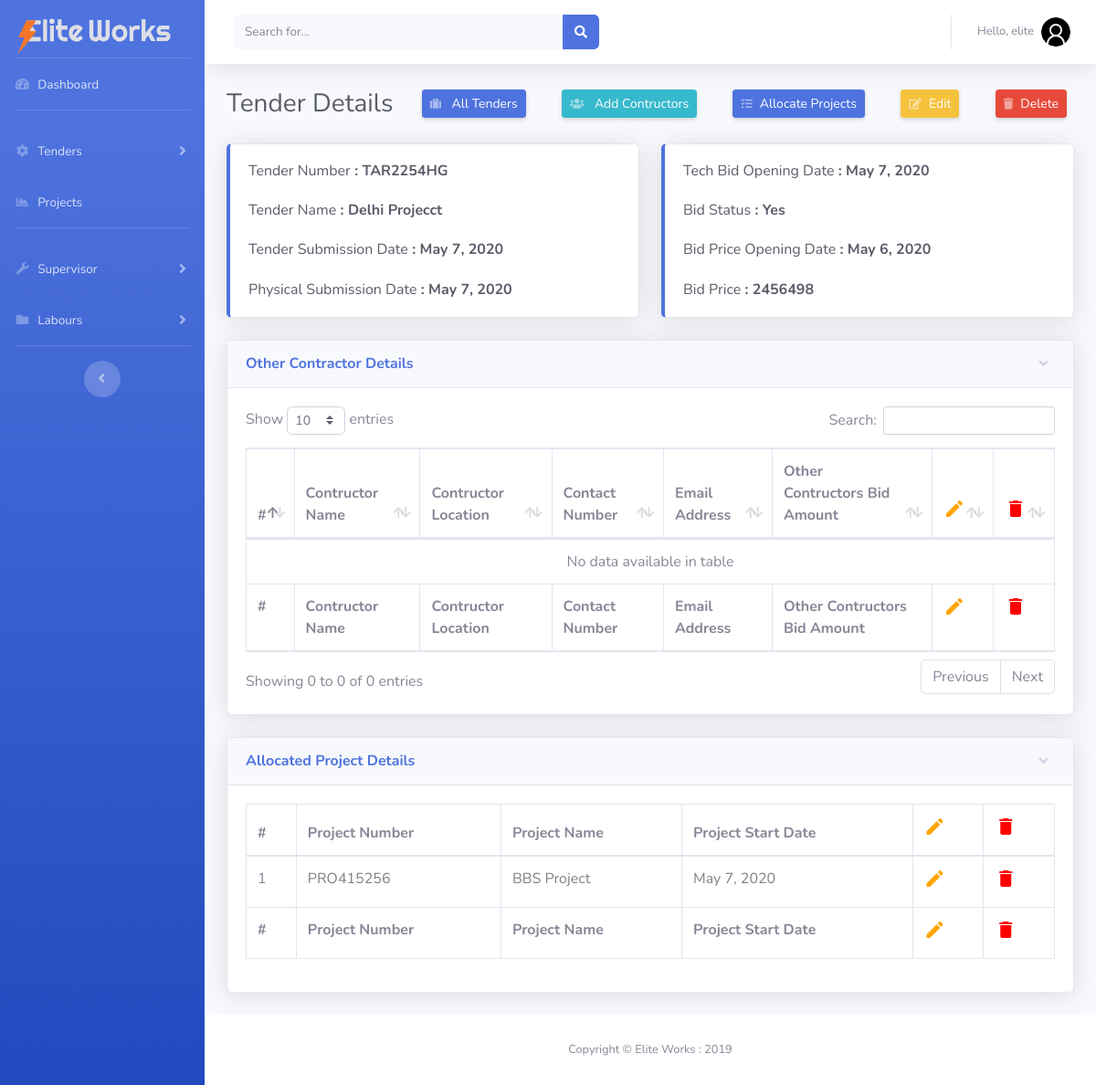
The page /tenders/9397c37c26a649ccaab82467d06c728d/ (signed in) on the database its author committed.
### project/models.py (models this page shows, shortened)
class Tender(models.Model):
    Yes = 'Yes'
    No = 'No'
    status = [(Yes, 'Yes'), (No, 'No')]
    uuid_no = models.UUIDField(default=uuid.uuid4, editable=False, unique=True)
    date_created = models.DateTimeField(
        'Creation Date', auto_now_add=True, null=True)
    tender_number = models.CharField('Tender Number / ID', max_length=500)
    tender_name = models.CharField('Tender Name', max_length=500)
    tender_description = models.TextField('Tender Description')
    tender_submission_date = models.DateField(
        'Tender Submission Date', default=timezone.now)
    tender_purchase_reciept = models.FileField('Tender Purchase Reciept')
    tender_confirmation_reciept = models.FileField(
        'Tender Confirmation Reciept')
    physical_submission_date = models.DateField(
        'Physical Submission Date', default=timezone.now)
    tech_bid_opening_date = models.DateField(
        'Technical Bid Opening Date', default=timezone.now)
    bid_status = models.CharField(
        'Bid Status', max_length=10, choices=status, default=No)
    bid_price_opening_date = models.DateField(
        'Bid price opening date', blank=True, default=timezone.now)
    prize_bid = models.CharField('Bid Price', max_length=50)

class Projects(models.Model):
    tender = models.ForeignKey(Tender, on_delete=models.CASCADE)
    superviser = models.ForeignKey(
        on_delete=models.CASCADE, to='manpower.SuperVisors', null=True)
    project_number = models.CharField(
        'Project Number', max_length=200, blank=False, null=True)
    project_name = models.CharField(
        'Project Name', max_length=200, blank=False, null=True)
    project_start_date = models.DateField(
        'Project Start Date', default=timezone.now)
    class Meta:
        verbose_name = 'Project'
        verbose_name_plural = 'Project'

### manpower/views.py (the view)
# urls.py: path('tenders/<slug:uuid_no>/', views.tender_details, name='tender_details'),
@login_required
def tender_details(request, uuid_no):
    tender_object = Tender.objects.get(uuid_no=uuid_no)
    other_contractor = otherContractors.objects.filter(tender=tender_object)
    project_obj = Projects.objects.filter(tender=tender_object)
    context = {'tender_object': tender_object,
               'other_contractor': other_contractor, 'project_obj': project_obj}
    return render(request, 'manpower/tender_details.html', context)

### manpower/templates/manpower/tender_details.html (shortened to what this page needs)
{% extends 'manpower/base.html' %}
{% block content %}
<div class="container-fluid">
    <div class="d-sm-flex align-items-center justify-content-between mb-4">
        <h1 class="h3 mb-0 text-gray-800">Tender Details</h1>
        <a href="{% url 'tenders' %}"
            class="d-xs-block my-1 mr-2 px-2 d-sm-inline-block btn btn-sm btn-primary shadow-sm"><i
                class="fas fa-suitcase fa-sm text-white-50 pr-2"></i> All Tenders</a>
        <a href="{% url 'add_contractor' tender_object.id %}"
            class="d-xs-block my-1 mr-2 px-2 d-sm-inline-block btn btn-sm btn-info shadow-sm"><i
                class="fas fa-users fa-sm text-white-50 pr-2"></i> Add Contructors</a>
        <a href="{% url 'add_project' tender_object.id %}"
            class="d-xs-block my-1 mr-2 px-2 d-sm-inline-block btn btn-sm btn-primary shadow-sm"><i
                class="fas fa-tasks fa-sm text-white-50 pr-2"></i>Allocate Projects</a>
        <a href="{% url 'edit_tender' tender_object.id %}"
            class="d-xs-block my-1 mr-2 px-2 d-sm-inline-block btn btn-sm btn-warning shadow-sm"><i
                class="fas fa-edit fa-sm text-white-50 pr-2"></i>Edit</a>
        <a href="{% url 'delete_tender' tender_object.id %}"
            class="d-xs-block my-1 mr-2 px-2 d-sm-inline-block btn btn-sm btn-danger shadow-sm"><i
                class="fas fa-trash fa-sm text-white-50 pr-2"></i>Delete</a>
    </div>
    <div class="row">
        <div class="col-xl-6 col-md-6 mb-4">
            <div class="card border-left-primary shadow h-100">
                <div class="card-body">
                    <div class="row no-gutters align-items-center">
                        <div class="col mr-2">
                            <div class="h6 mb-0 font-weight-medium text-gray-800 ">Tender
                                Number<strong>&nbsp:&nbsp{{tender_object.tender_number}}</strong></div>
                            <br>
                            <div class="h6 mb-0 font-weight-medium text-gray-800 ">Tender
                                Name<strong>&nbsp:&nbsp{{tender_object.tender_name}}</strong></div>
                            <br>
                            <div class="h6 mb-0 font-weight-medium text-gray-800 ">Tender Submission
                                Date<strong>&nbsp:&nbsp{{tender_object.tender_submission_date}}</strong></div>
                            <br>
                            <div class="h6 mb-0 font-weight-medium text-gray-800 ">Physical Submission
                                Date<strong>&nbsp:&nbsp{{tender_object.physical_submission_date}}</strong></div>
                        </div>
                    </div>
                </div>
            </div>
        </div>
        <div class="col-xl-6 col-md-6 mb-4">
            <div class="card border-left-primary shadow h-100">
                <div class="card-body">
                    <div class="row no-gutters align-items-center">
                        <div class="col mr-2">
                            <div class="h6 mb-0 font-weight-medium text-gray-800 ">Tech Bid Opening
                                Date<strong>&nbsp:&nbsp{{tender_object.tech_bid_opening_date}}</strong></div>
                            <br>
                            <div class="h6 mb-0 font-weight-medium text-gray-800 ">Bid
                                Status<strong>&nbsp:&nbsp{{tender_object.bid_status}}</strong></div>
                            <br>
                            <div class="h6 mb-0 font-weight-medium text-gray-800 ">Bid Price Opening
                                Date<strong>&nbsp:&nbsp{{tender_object.bid_price_opening_date}}</strong></div>
                            <br>
                            <div class="h6 mb-0 font-weight-medium text-gray-800 ">Bid
                                Price<strong>&nbsp:&nbsp{{tender_object.prize_bid}}</strong></div>
                        </div>
                    </div>
                </div>
            </div>
        </div>
    </div>
</div>
<div class="container-fluid">
    <div class="card shadow mb-4">
        <a href="#otherContractor" class="d-block card-header py-3" data-toggle="collapse" role="button"
            aria-expanded="true" aria-controls="otherContractor">
            <h6 class="m-0 font-weight-bold text-primary">Other Contractor Details</h6>
        </a>
        <div class="collapse show" id="otherContractor">
            <div class="card-body">
                <table class="table table-bordered" id="dataTable" width="100%" cellspacing="0">
                    <thead>
                        <tr>
                            <th>#</th>
                            <th>Contructor Name</th>
                            <th>Contructor Location</th>
                            <th>Contact Number</th>
                            <th>Email Address</th>
                            <th>Other Contructors Bid Amount</th>
                            <th><i class="material-icons update">edit</i></th>
                            <th><i class="material-icons delete">delete</i></th>
                        </tr>
                    </thead>
                    <tfoot>
                        <tr>
                            <th>#</th>
                            <th>Contructor Name</th>
                            <th>Contructor Location</th>
                            <th>Contact Number</th>
                            <th>Email Address</th>
                            <th>Other Contructors Bid Amount</th>
                            <th><i class="material-icons update">edit</i></th>
                            <th><i class="material-icons delete">delete</i></th>
                        </tr>
                    </tfoot>
                    <tbody>
                    </tbody>
                </table>
            </div>
        </div>
    </div>
    <div class="card shadow mb-4">
        <a href="#allocatedProjects" class="d-block card-header py-3" data-toggle="collapse" role="button"
            aria-expanded="true" aria-controls="allocatedProjects">
            <h6 class="m-0 font-weight-bold text-primary">Allocated Project Details</h6>
        </a>
        <div class="collapse show" id="allocatedProjects">
            <div class="card-body">
                <table class="table table-bordered" id="dataTable" width="100%" cellspacing="0">
                    <thead>
                        <tr>
                            <th>#</th>
                            <th>Project Number</th>
                            <th>Project Name</th>
                            <th>Project Start Date</th>
                            <th><i class="material-icons update">edit</i></th>
                            <th><i class="material-icons delete">delete</i></th>
                        </tr>
                    </thead>
                    <tfoot>
                        <tr>
                            <th>#</th>
                            <th>Project Number</th>
                            <th>Project Name</th>
                            <th>Project Start Date</th>
                            <th><i class="material-icons update">edit</i></th>
                            <th><i class="material-icons delete">delete</i></th>
                        </tr>
                    </tfoot>
                    <tbody>
                        {% for po in project_obj  %}
                        <tr>
                            <td>{{forloop.counter}}</td>
                            <th>{{po.project_number}}</th>
                            <th>{{po.project_name}}</th>
                            <th>{{po.project_start_date}}</th>
                            <th><a href="{% url 'edit_project' po.id tender_object.id %}"><i
                                        class="material-icons update">edit</i></a></th>
                            <th><a href="{% url 'delete_project' po.id %}"><i
                                        class="material-icons delete">delete</i></a></th>
                        </tr>
                        {% endfor %}
                    </tbody>
                </table>
            </div>
        </div>
    </div>
</div>
{% endblock content %}

### manpower/templates/manpower/base.html (shortened to what this page needs)
{% load static %}
{% url 'dashboard' as dashboard %}
{% url 'tender' as tender %}
{% url 'suprervisor' as suprervisor %}
{% url 'labour' as labour %}
<!DOCTYPE html>
<html lang="en">
<head>
    <link href="{% static 'vendor/fontawesome-free/css/all.min.css' %}" rel="stylesheet" type="text/css">
    <link rel="stylesheet"
        href="https://cdn.jsdelivr.net/npm/bootstrap-select@1.13.14/dist/css/bootstrap-select.min.css">
    <link href="{% static 'css/sb-admin-2.min.css' %}" rel="stylesheet">
    <link href="{% static 'css/main.css' %}" rel="stylesheet">
    <link href="{% static 'vendor/datatables/dataTables.bootstrap4.min.css' %}" rel="stylesheet">
</head>
<body id="page-top">
    <div id="wrapper">
        <ul class="navbar-nav bg-gradient-primary sidebar sidebar-dark accordion" id="accordionSidebar">
            <div class="logo">
                <a class="navbar-brand" href="{% url 'dashboard' %}">
                    <img src="{% static 'img/elite_works_logo.svg' %}" alt="Elite Works Logo">
                </a>
            </div>
            <hr class="sidebar-divider my-0">
            <li class="nav-item {% if request.path == dashboard %} active {%endif%}">
                <a class="nav-link" href="{% url 'dashboard' %}">
                    <i class="fas fa-fw fa-tachometer-alt"></i>
                    <span>Dashboard</span></a>
            </li>
            <hr class="sidebar-divider">
            <li class="nav-item {% if request.path == tender %} active {%endif%}">
                <a class="nav-link collapsed" href="{% url 'tenders'  %}" data-toggle="collapse"
                    data-target="#collapseTwo" aria-expanded="true" aria-controls="collapseTwo">
                    <i class="fas fa-fw fa-cog"></i>
                    <span>Tenders</span>
                </a>
            </li>
            <li class="nav-item {% if request.path == project %} active {%endif%}">
                <a class="nav-link" href="{% url 'projects' %}">
                    <i class="fas fa-fw fa-chart-area"></i>
                    <span>Projects</span></a>
            </li>
            <hr class="sidebar-divider">
            <li class="nav-item {% if request.path == project %} active {%endif%}">
                <a class="nav-link collapsed" href="#" data-toggle="collapse" data-target="#collapseUtilities"
                    aria-expanded="true" aria-controls="collapseUtilities">
                    <i class="fas fa-fw fa-wrench"></i>
                    <span>Supervisor</span>
                </a>
            </li>
            <li class="nav-item {% if request.path == project %} active {%endif%}">
                <a class="nav-link collapsed" href="#" data-toggle="collapse" data-target="#collapsePages"
                    aria-expanded="true" aria-controls="collapsePages">
                    <i class="fas fa-fw fa-folder"></i>
                    <span>Labours</span>
                </a>
            </li>
            <hr class="sidebar-divider d-none d-md-block">
            <div class="text-center d-none d-md-inline">
                <button class="rounded-circle border-0" id="sidebarToggle"></button>
            </div>
        </ul>
        <div id="content-wrapper" class="d-flex flex-column">
            <div id="content">
                <nav class="navbar navbar-expand navbar-light bg-white topbar mb-4 static-top shadow">
                    <form
                        class="d-none d-sm-inline-block form-inline mr-auto ml-md-3 my-2 my-md-0 mw-100 navbar-search">
                        <div class="input-group">
                            <input type="text" class="form-control bg-light border-0 small" placeholder="Search for..."
                                aria-label="Search" aria-describedby="basic-addon2">
                            <div class="input-group-append">
                                <button class="btn btn-primary" type="button">
                                    <i class="fas fa-search fa-sm"></i>
                                </button>
                            </div>
                        </div>
                    </form>
                    <ul class="navbar-nav ml-auto">
                        <li class="nav-item dropdown no-arrow">
                            <a class="nav-link dropdown-toggle" href="#" id="userDropdown" role="button"
                                data-toggle="dropdown" aria-haspopup="true" aria-expanded="false">
                                <span class="mr-2 d-none d-lg-inline text-gray-600 small">Hello, {{request.user}}</span>
                                <img class="img-profile rounded-circle" src="{% static 'img/user_logo.svg' %}">
                            </a>
                        </li>
                    </ul>
                </nav>
                {% block content %}
                {% endblock content %}
            </div>
            <footer class="sticky-footer bg-white">
                <div class="container my-auto">
                    <div class="copyright text-center my-auto">
                        <span>Copyright &copy; Elite Works : 2019</span>
                    </div>
                </div>
            </footer>
        </div>
    </div>
</body>
</html>

### static/css/main.css (style rules this page uses)
.logo img { vertical-align: middle; border-style: none; width: 90%; padding-left: 20px; padding-top: 15px; }

### manpower/templates/manpower/tender_details.html (style rules this page uses)
.update { color: orange; }
.delete { color: red; }
tbody tr th { font-weight: 400 !important; color: grey !important; }

### rows shown on the page
Tender: tender_number "TAR2254HG", tender_name "Delhi Projecct", tender_submission_date "May 7, 2020", physical_submission_date "May 7, 2020", tech_bid_opening_date "May 7, 2020", bid_status "Yes", bid_price_opening_date "May 6, 2020", prize_bid "2456498"
Projects: project_number "PRO415256", project_name "BBS Project", project_start_date "May 7, 2020"

### other values the page prints
{{ request.user }} "elite"
